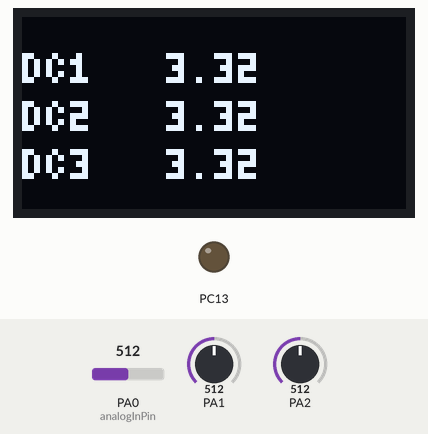
Simulated run of this sketch. Board: STM32 Black Pill. On the bench: 128×64 one-colour display, output pins drawn as LEDs (lit = HIGH). The test bench sets the inputs (shaded band); at power-on: PA0 (analogInPin) = 512, PA1 = 512, PA2 = 512. What the sketch prints to the serial monitor is not drawn.

Above: at 1.2 s.
1.3 s: PA0 (analogInPin) set to 716
At 2.5 s:
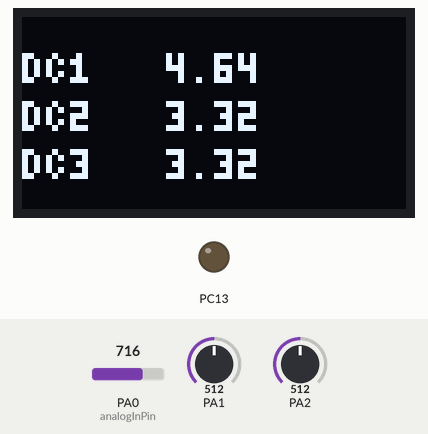
2.8 s: PA1 set to 716
At 3.8 s:
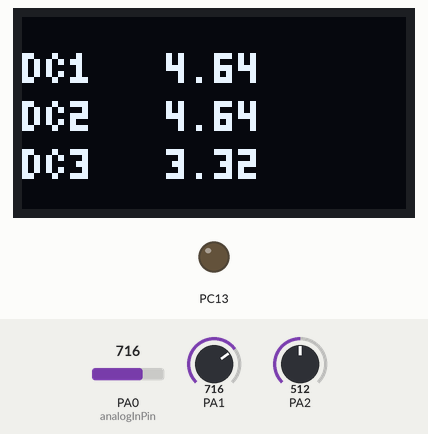
4.3 s: PA2 set to 716
At 4.9 s:
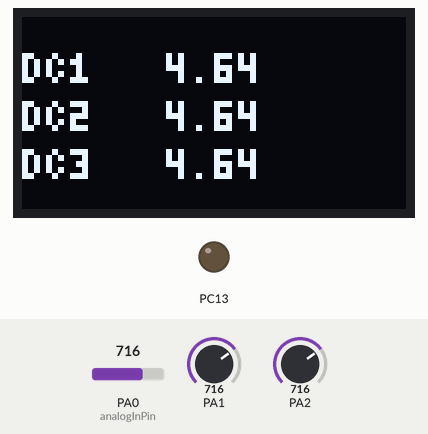
5.8 s: PA0 (analogInPin) set to 900
At 7.0 s:
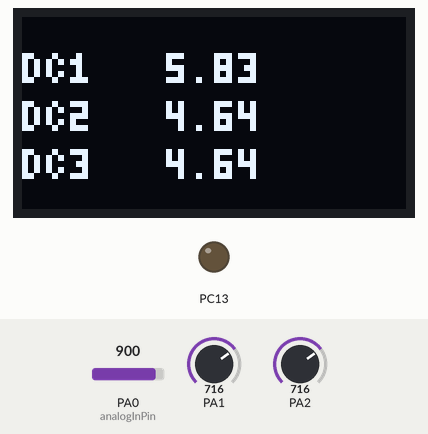
7.3 s: PA1 set to 900
At 8.1 s:
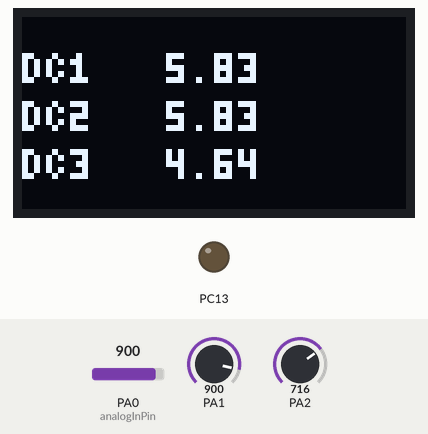
8.8 s: PA2 set to 1023
At 9.2 s:
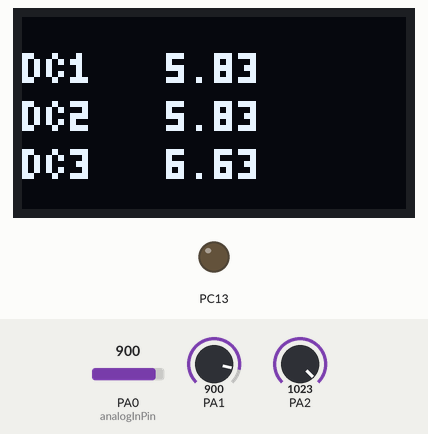
Timing chart, 0 to 11.3 s (numbered marks = the images above; inputs shaded):
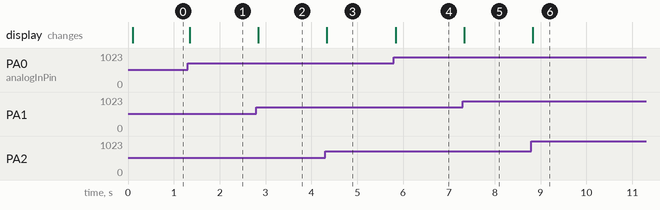

The sketch:

multimeter-working-stm32f401.ino
```cpp
// Simple I2C test for ebay 128x64 oled.

#include <Wire.h>
#include "SSD1306Ascii.h"
#include "SSD1306AsciiWire.h"

// 0X3C+SA0 - 0x3C or 0x3D
#define I2C_ADDRESS 0x3C

#define analogInPin A0

SSD1306AsciiWire oled;
//------------------------------------------------------------------------------
void setup() {
  Serial.begin(115200);
//  SerialBT.begin("DumpsterDiveMM"); //Bluetooth device name
  Serial.print("The device started, now you can pair it with bluetooth!");
  Wire.begin();
  Wire.setClock(400000L);

  pinMode(PC13,OUTPUT);
  digitalWrite(PC13, LOW);

  oled.begin(&Adafruit128x64, I2C_ADDRESS);


  oled.setFont(newbasic3x5);
    // true or false determines screen orientation
  oled.displayRemap(true);
  oled.clear();
//  oled.set2X();
//  oled.println("Meter");
}
//------------------------------------------------------------------------------
void loop() {


   int sum = 0;
   int sum1 = 0;
   int sum2 = 0;
   int analogValue = analogRead(analogInPin);
   int analogValue2 = analogRead(A1);
   int analogValue3 = analogRead(A2);
   sum += analogValue;
   sum1 += analogValue2;
   sum2 += analogValue3;
   float ave = (float)sum/30.0;
   float vout = (ave*3.29)/ 4096.0 ;
   float va = (vout / (10000.0/110000.0)*11*2);
   float ave2 = (float)sum1/30.0;
   float vout2 = (ave2*3.29)/ 4096.0 ;
   float va2 = (vout2 / (10000.0/110000.0)*11*2);
   float ave3 = (float)sum2/30.0;
   float vout3 = (ave3*3.29)/ 4096.0 ;
   float va3 = (vout3 / (10000.0/110000.0)*11*2);

   oled.set2X();
   oled.clearField(1, 27, 14);
   oled.setCursor(0, 1);
   oled.print("DC1   ");
   oled.print(va);
   oled.clearToEOL();
 //  oled.println();
 //  oled.println();
 //  oled.clearField(1, 27, 14);
   oled.setCursor(0, 3);
   oled.print("DC2   ");
   oled.print(va2);

   oled.setCursor(0, 5);
   oled.print("DC3   ");
   oled.print(va3);

 // delay(20);
}
```

Measured:
- after the input at 1.3 s, the display: changes after 0.05 s (image 1)
- after the input at 2.8 s, the display: changes at once (image 2)
- after the input at 4.3 s, the display: changes at once (image 3)
- after the input at 5.8 s, the display: changes at once (image 4)
- after the input at 7.3 s, the display: changes at once (image 5)
- after the input at 8.8 s, the display: changes at once (image 6)
